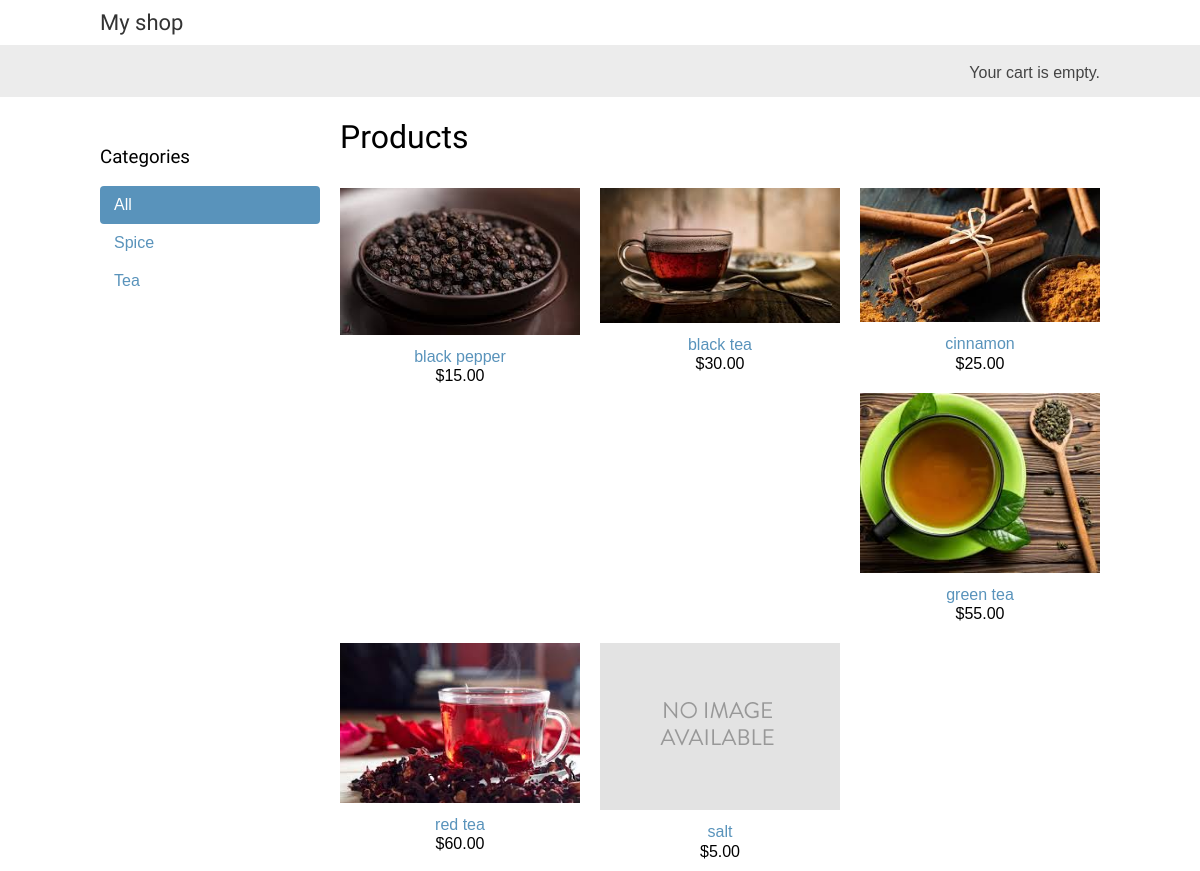
The page / on the database its author committed.
### shop/models.py (models this page shows, shortened)
class Category(models.Model):
    name = models.CharField(max_length=200, db_index=True)
    slug = models.SlugField(max_length=200, unique=True)
    class Meta:
        ordering = ('name',)
        verbose_name = 'category'
        verbose_name_plural = 'categories'
    def get_absolute_url(self):
        return reverse('shop:product_list_by_category', args=[self.slug])

class Product(models.Model):
    category = models.ForeignKey(Category,related_name='products',on_delete=models.CASCADE)
    name = models.CharField(max_length=200, db_index=True)
    slug = models.SlugField(max_length=200, db_index=True)
    image = models.ImageField(upload_to='products/%Y/%m/%d',blank=True)
    description = models.TextField(blank=True)
    price = models.DecimalField(max_digits=10,decimal_places=2)
    available = models.BooleanField(default=True)
    created = models.DateTimeField(auto_now_add=True)
    updated = models.DateTimeField(auto_now=True)
    class Meta:
        ordering = ('name',)
        index_together = (('id', 'slug'),)
    def get_absolute_url(self):
        return reverse('shop:product_detail', args=[self.id, self.slug])

### shop/views.py (the view)
# urls.py: path('', views.product_list, name='product_list'),
def product_list(request, category_slug=None):
    category = None
    categories = Category.objects.all()
    products = Product.objects.filter(available=True)
    if category_slug:
        category = get_object_or_404(Category, slug=category_slug)
        products = products.filter(category=category)
    return render(request, 'shop/product/list.html',
        {'category': category, 'categories': categories, 'products': products})

### cart/cart.py (called while the page is built)
    def __len__(self):
        return sum(item['quantity'] for item in self.cart.values())

### cart/context_processors.py (called while the page is built)
def cart(request):
    return {'cart': Cart(request)}

### shop/templates/shop/product/list.html (shortened to what this page needs)
{% extends "shop/base.html" %}
{% load static %}
{% block content %}
  <div id="sidebar">
    <h3>Categories</h3>
    <ul>
      <li {% if not category %}class="selected"{% endif %}>
        <a href="{% url "shop:product_list" %}">All</a>
      </li>
      {% for c in categories %}
        <li {% if category.slug == c.slug %}class="selected"{% endif %}>
          <a href="{{ c.get_absolute_url }}">{{ c.name }}</a>
        </li>
      {% endfor %}
    </ul>
  </div>
  <div id="main" class="product-list">
    <h1>{% if category %}{{ category.name }}{% else %}Products{% endif %}</h1>
    {% for product in products %}
      <div class="item">
        <a href="{{ product.get_absolute_url }}">
          <img src="{% if product.image %}{{ product.image.url }}{% else %}{% static "img/no_image.png" %}{% endif %}">
        </a>
        <a href="{{ product.get_absolute_url }}">{{ product.name }}</a>
        <br>
        ${{ product.price }}
      </div>
    {% endfor %}
  </div>
{% endblock %}

### shop/templates/shop/base.html (shortened to what this page needs)
{% load static %}
<!DOCTYPE html>
<html>
  <head>
    <link href="{% static "css/base.css" %}" rel="stylesheet">
  </head>
  <body>
    <div id="header">
      <a href="/" class="logo">My shop</a>
    </div>
    <div id="subheader">
      <div class="cart">
        {% with total_items=cart|length %}
          {% if total_items > 0 %}
            Your cart:
            <a href="{% url "cart:cart_detail" %}">
              {{ total_items }} item{{ total_items|pluralize }},
              ${{ cart.get_total_price }}
            </a>
          {% else %}
            Your cart is empty.
          {% endif %}
        {% endwith %}
      </div>
    </div>
    <div id="content">
      {% block content %}
      {% endblock %}
    </div>
  </body>
</html>

### shop/static/css/base.css (style rules this page uses)
body { margin:0; padding:0; font-family:helvetica, sans-serif; }
h1, h2, h3, h4, h5 , h6 { font-family: 'Ubuntu', sans-serif; font-weight:normal; }
a { text-decoration:none; color:#5993bb; }
#header { padding:10px 100px; font-size:18px; overflow:auto; }
#subheader { background:#ececec; color:#444; padding:15px 100px; overflow:auto; }
#header .logo { font-family: 'Ubuntu', sans-serif; float:left; color:#333; font-size:22px; margin-right:10%; }
#subheader .cart { float:right; padding-top:4px; }
#content { padding:0 100px; overflow:hidden; }
#sidebar { width:220px; padding:30px 20px 0 0; float:left; }
#sidebar ul { margin:0; padding:0; }
#sidebar ul li { margin:0; list-style:none; padding:10px 14px; }
#sidebar ul li a { display:block; }
#sidebar ul li.selected { background:#5993bb; border-radius:4px; }
#sidebar ul li.selected a { color:#fff; }
#main { float:left; width: 96%; margin-right:-220px; overflow:hidden; }
.product-list .item { width:25%; padding:10px 20px 10px 0; float:left; text-align:center; line-height:1.2; }
.product-list .item img { width:100%; margin-bottom:8px; }

### rows shown on the page
Category: name "Spice"
Category: name "Tea"
Product: image (picture), name "black pepper", price "15.00"
Product: image (picture), name "black tea", price "30.00"
Product: image (picture), name "cinnamon", price "25.00"
Product: image (picture), name "green tea", price "55.00"
Product: image (picture), name "red tea", price "60.00"
Product: name "salt", price "5.00"
